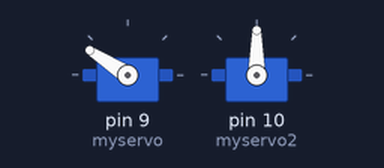
Simulated run of this sketch. Board: Arduino Uno, built with avr-gcc and run on an emulated ATmega328P. Parts: 2 × servo.

Above: at 0.05 s.
At 1.25 s:
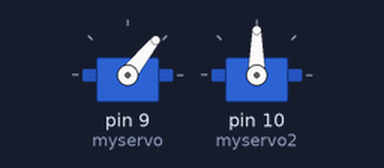
At 2.5 s:
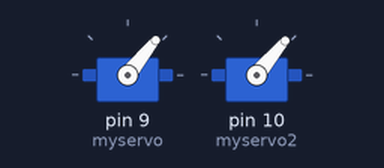
At 5.0 s:
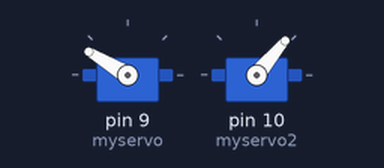
Timing chart, 0 to 7.8 s (numbered marks = the images above):
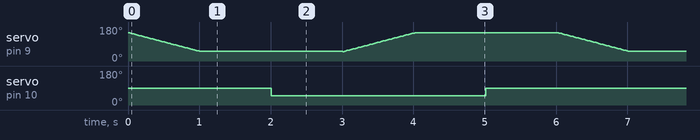

The sketch:

Charlie_Robot_Code.ino
```cpp
// Sweep


#include <Servo.h>

Servo myservo;  // create servo object to control a servo
Servo myservo2; // twelve servo objects can be created on most boards

int pos  = 0;    // variable to store the servo position
int pos2 = 0;


void setup() {
myservo.attach(9);    // attaches the servo on pin 9 to the servo object elbow
myservo2.attach(10);  // attached the servo on pin 10 to the servo object hand
/*up is 50 down is 150
 * open is 50
 * clamp is 90
 */
}

void loop() {
// Up and Open

for (pos=150; pos>50;pos-=1) {
  myservo.write(pos);
  delay(10) ;
}

delay(1000);
myservo2.write(50);
delay(1000);

for (pos=50; pos<150; pos+=1) {
  myservo.write(pos);
  delay(10);
}
delay(1000);

// Closed
myservo2.write(90);
delay(1000);


}
```

Measured:
- by itself, servo on pin 10 (myservo2): alternates 90° for 3.0 s and 50° for 3.0 s
